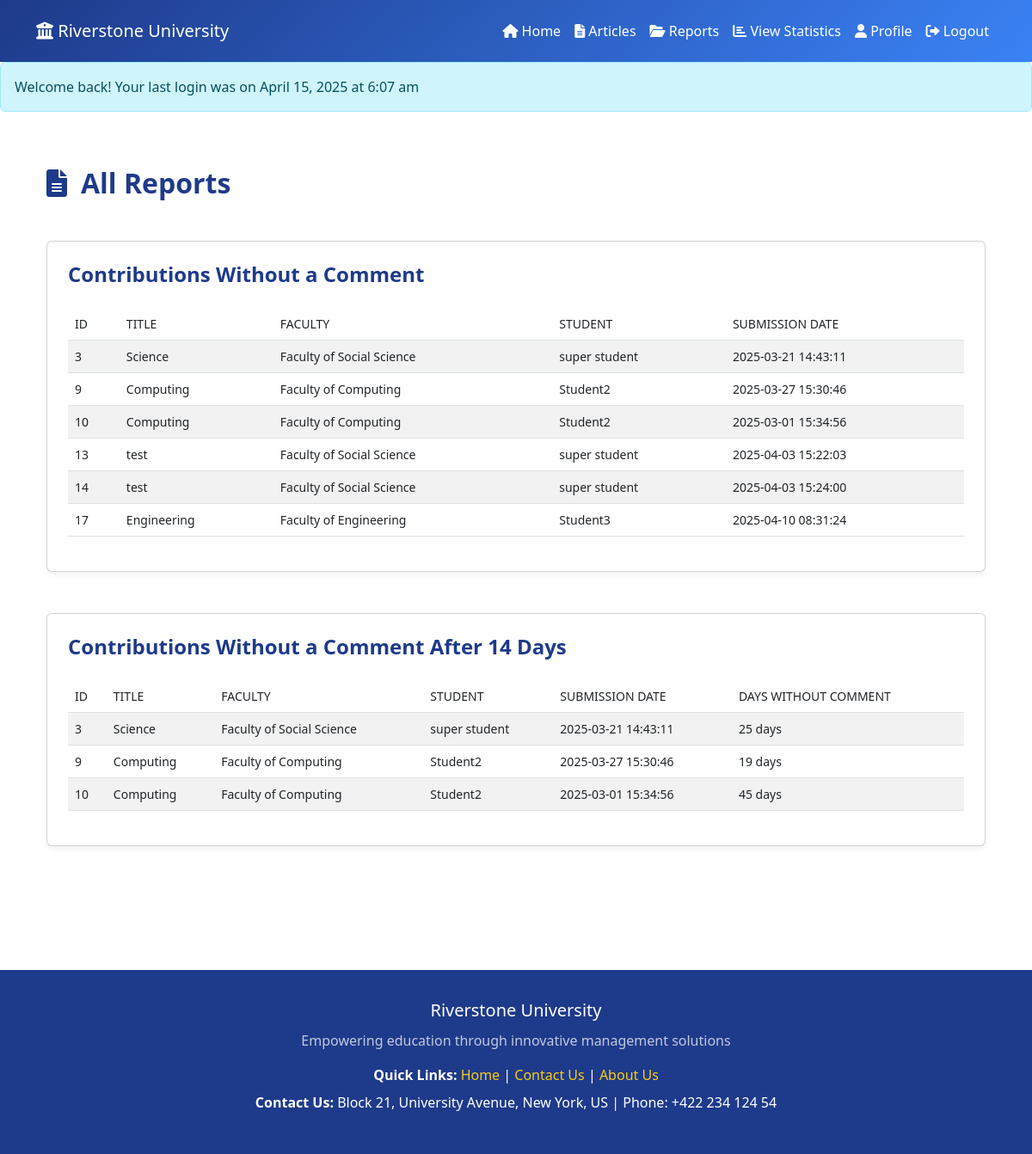
/src/Manager/design/All_Reports.php (signed in), run on the app's committed database.
### tables this page shows
CREATE TABLE `articles` (
  `article_id` int(11) NOT NULL,
  `user_id` int(11) NOT NULL,
  `title` varchar(255) NOT NULL,
  `status` varchar(30) DEFAULT NULL,
  `academicyear` varchar(25) NOT NULL,
  `created_at` timestamp NOT NULL DEFAULT current_timestamp(),
  `updated_at` timestamp NOT NULL DEFAULT current_timestamp() ON UPDATE current_timestamp()
);

CREATE TABLE `faculties` (
  `id` int(11) NOT NULL,
  `faculty_name` varchar(50) NOT NULL,
  `created_at` timestamp NOT NULL DEFAULT current_timestamp()
);

CREATE TABLE `users` (
  `id` int(11) NOT NULL,
  `name` varchar(50) NOT NULL,
  `email` varchar(50) NOT NULL,
  `address` varchar(50) DEFAULT NULL,
  `phone` varchar(50) DEFAULT NULL,
  `password` varchar(255) NOT NULL,
  `faculty_id` int(11) DEFAULT NULL,
  `created_at` timestamp NOT NULL DEFAULT current_timestamp(),
  `updated_at` timestamp NULL DEFAULT NULL,
  `last_login` timestamp NULL DEFAULT NULL
);

### _classes/Libs/Database/MySQL.php (called while the page is built, shortened)
<?php
class MySQL{
    private $dbhost;
    private $dbuser;
    private $dbpass;
    private $dbname;
    public function __construct(
        $dbhost="localhost",
        $dbuser="root",
        $dbpass="",
        $dbname="ewsd")
    {
        $this->dbhost=$dbhost;
        $this->dbuser=$dbuser;
        $this->dbpass=$dbpass;
        $this->dbname=$dbname;
    }
    public function connect(){
        try{
            $this->db=new PDO("mysql:dbhost=$this->dbhost;
            dbname=$this->dbname",
            $this->dbuser,
            $this->dbpass,
            [
                PDO::ATTR_ERRMODE => PDO::ERRMODE_EXCEPTION,
                PDO::ATTR_DEFAULT_FETCH_MODE => PDO::FETCH_OBJ,
            ]
            );
            return $this->db;
        }catch(PDOException $e){
            echo $e->getMessage();
            exit();
        }
    }
}

### _classes/Libs/Database/ArticleTable.php (called while the page is built, shortened)
<?php
class ArticleTable
{
    private $db;
    public function __construct(MySQL $mysql)
    {
        $this->db = $mysql->connect();
    }
    public function getArticlesWithoutComment()
    {
        try {
            $statement = $this->db->prepare("
                SELECT a. * , f.faculty_name,u.name as student_name FROM articles a
                LEFT JOIN users u ON a.user_id = u.id
                LEFT JOIN faculties f ON u.faculty_id = f.id
                LEFT JOIN comments c ON a.article_id = c.article_id
                WHERE c.article_id IS NULL
            ");
            $statement->execute();
            return $statement->fetchAll(PDO::FETCH_ASSOC);
        } catch (PDOException $e) {
            echo $e->getMessage();
            exit();
        }
    }
    public function getArticlesWithoutComment14days()
    {
        try {
            $statement = $this->db->prepare("
                SELECT a. * , f.faculty_name,u.name as student_name FROM articles a
                LEFT JOIN users u ON a.user_id = u.id
                LEFT JOIN faculties f ON u.faculty_id = f.id
                LEFT JOIN comments c ON a.article_id = c.article_id
                WHERE c.article_id IS NULL
                AND DATEDIFF(NOW(), a.created_at) > 14
            ");
            $statement->execute();
            return $statement->fetchAll(PDO::FETCH_ASSOC);
        } catch (PDOException $e) {
            echo $e->getMessage();
            exit();
        }
    }
}

### src/Manager/design/All_Reports.php (the view, shortened to what this page needs)
<?php
$table = new ArticleTable(new MySQL);
$withoutComments = $table->getArticlesWithoutComment();
$withoutComments14 = $table->getArticlesWithoutComment14days();
?>
<!DOCTYPE html>
<html lang="en">
<head>
    <link href="https://cdn.jsdelivr.net/npm/bootstrap@5.3.0/dist/css/bootstrap.min.css" rel="stylesheet">
    <link rel="stylesheet" href="https://cdnjs.cloudflare.com/ajax/libs/font-awesome/6.0.0/css/all.min.css">
</head>
<body>
    <?php include "headermm.php"; ?>
    <main class="container mx-auto px-4 py-5">
        <h1 class="header-title mb-5 d-flex align-items-center">
            <i class="fas fa-file-alt me-3 text-primary-light"></i> All Reports
        </h1>
        <section class="mb-5">
            <div class="card p-4">
                <h2 class="section-title mb-4">Contributions Without a Comment</h2>
                <div class="table-responsive">
                    <table class="table table-striped">
                        <thead>
                            <tr>
                                <th>ID</th>
                                <th>Title</th>
                                <th>Faculty</th>
                                <th>Student</th>
                                <th>Submission Date</th>
                            </tr>
                        </thead>
                        <tbody>
                            <?php foreach ($withoutComments as $report): ?>
                                <tr>
                                    <td><?= $report['article_id'] ?></td>
                                    <td><?= $report['title'] ?></td>
                                    <td><?= $report['faculty_name'] ?></td>
                                    <td><?= $report['student_name'] ?></td>
                                    <td><?= $report['created_at'] ?></td>
                                </tr>
                            <?php endforeach; ?>
                        </tbody>
                    </table>
                </div>
            </div>
        </section>
        <section class="mb-5">
            <div class="card p-4">
                <h2 class="section-title mb-4">Contributions Without a Comment After 14 Days</h2>
                <div class="table-responsive">
                    <table class="table table-striped">
                        <thead>
                            <tr>
                                <th>ID</th>
                                <th>Title</th>
                                <th>Faculty</th>
                                <th>Student</th>
                                <th>Submission Date</th>
                                <th>Days Without Comment</th>
                            </tr>
                        </thead>
                        <tbody>
                            <?php foreach ($withoutComments14 as $report): ?>
                                <?php $createdAt = new DateTime($report['created_at']);
                                $now = new DateTime();
                                $interval = $now->diff($createdAt);
                                $daysWithoutComment = $interval->days; ?>
                                <tr>
                                    <td><?= $report['article_id'] ?></td>
                                    <td><?= $report['title'] ?></td>
                                    <td><?= $report['faculty_name'] ?></td>
                                    <td><?= $report['student_name'] ?></td>
                                    <td><?= $report['created_at'] ?></td>
                                    <td><?= $daysWithoutComment ?> days</td>
                                </tr>
                            <?php endforeach; ?>
                        </tbody>
                    </table>
                </div>
            </div>
        </section>
    </main>
    <?php include "footer.php"; ?>
</body>
</html>

### src/Manager/design/All_Reports.php (style rules this page uses)
:root { --primary-dark: #1e3a8a; --primary-light: #3b82f6; --accent: #facc15; --light-bg: #f8fafc; --card-bg: #ffffff; --text-muted: #64748b; }
body { background-color: var(--light-bg); font-family: 'Segoe UI', Tahoma, Geneva, Verdana, sans-serif; }
.container { max-width: 1200px; }
.header-title { color: var(--primary-dark); font-size: 2rem; font-weight: 700; }
.section-title { color: var(--primary-dark); font-size: 1.5rem; font-weight: 600; }
.card { background: var(--card-bg); border: 1px solid #e5e7eb; border-radius: 12px; box-shadow: 0 4px 6px rgba(0, 0, 0, 0.05); transition: transform 0.3s ease, box-shadow 0.3s ease; }
.table th { background-color: var(--primary-dark); color: #ffffff; font-size: 0.875rem; font-weight: 500; text-transform: uppercase; }
.table td { color: var(--text-muted); font-size: 0.875rem; }

### src/Manager/design/headermm.php (style rules this page uses)
:root { --primary-dark: #1e3a8a; --primary-light: #3b82f6; --accent: #facc15; --light-bg: #f8fafc; }

### src/Manager/design/footer.php (style rules this page uses)
:root { --primary-dark: #1e3a8a; --primary-light: #3b82f6; --secondary: #64748b; --accent: #facc15; --light-bg: #f8fafc; --card-bg: #ffffff; }

### data on the page
articles: article_id "3", title "Science", faculties.faculty_name "Faculty of Social Science", user.name "super student", created_at "2025-03-21 14:43:11"
articles: article_id "9", title "Computing", faculties.faculty_name "Faculty of Computing", user.name "Student2", created_at "2025-03-27 15:30:46"
articles: article_id "10", title "Computing", faculties.faculty_name "Faculty of Computing", user.name "Student2", created_at "2025-03-01 15:34:56"
articles: article_id "13", title "test", faculties.faculty_name "Faculty of Social Science", user.name "super student", created_at "2025-04-03 15:22:03"
articles: article_id "14", title "test", faculties.faculty_name "Faculty of Social Science", user.name "super student", created_at "2025-04-03 15:24:00"
articles: article_id "17", title "Engineering", faculties.faculty_name "Faculty of Engineering", user.name "Student3", created_at "2025-04-10 08:31:24"

### other printed values
$_SESSION['login_message'] "Welcome back! Your last login was on April 15, 2025 at 6:07 am"
